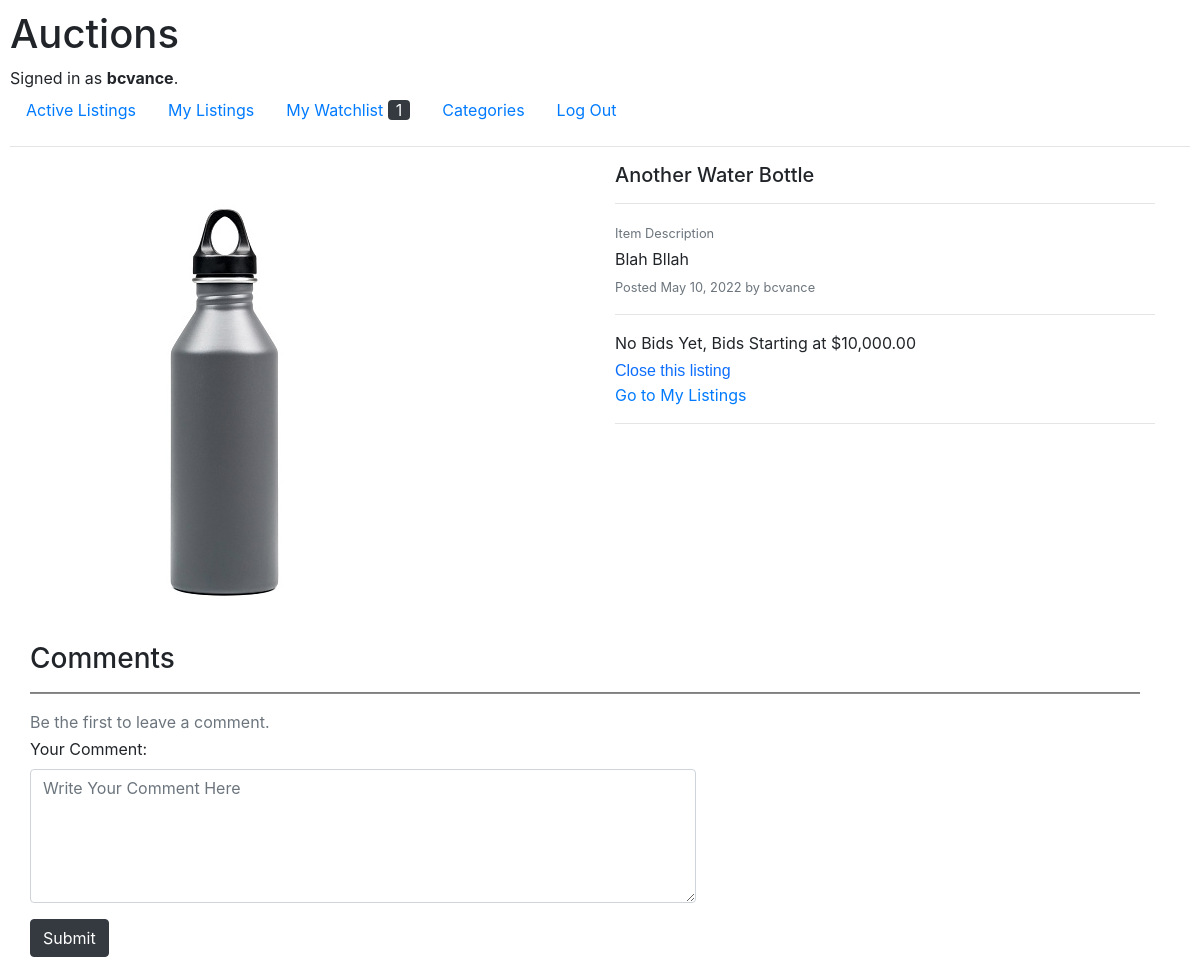
Before: /4 (signed in) with the older database file.
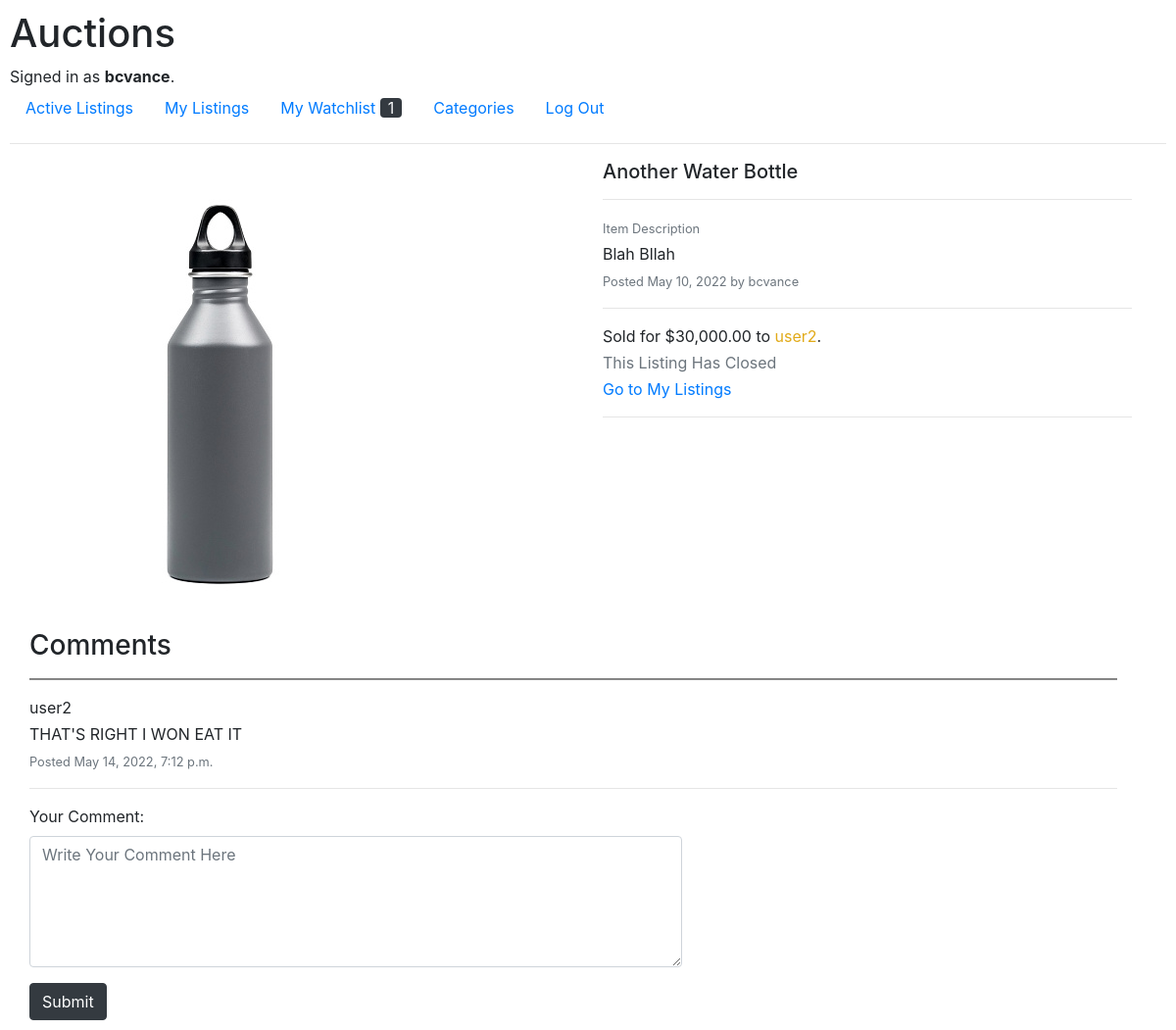
After: the same page with the newer database file.
### auctions/models.py (models this page shows, shortened)
class User(AbstractUser):
    username = models.CharField(max_length=64, unique=True)

class Comment(models.Model):
    comment_date_time = models.DateTimeField(auto_now_add=True)
    content = models.CharField(max_length=500, default="", blank=True, null=True)
    poster = models.ForeignKey(User, on_delete=models.PROTECT, blank=True, null=True)
    listing = models.ForeignKey(Listing, on_delete=models.CASCADE, blank=True, null=True)

### auctions/views.py (the view)
# urls.py: path("<int:item_id>", views.listing, name="listing"),
def listing(request, item_id):
    listing = Listing.objects.filter(id=item_id).first()
    bid_string = str(listing.starting_bid)
    price_formatted = format_price(bid_string)
    watchlist = is_on_watchlist(request, listing)
    highest_bid, highest_bidder = get_highest_bid(item_id)
    highest_bid = format_price(highest_bid)
    comments = list(Comment.objects.filter(listing = Listing.objects.get(id = item_id)))
    comments.reverse()
    watch_items = get_num_watch_items(request)
    return render(request, "auctions/listing.html", context={
        "listing": listing,
        "price_formatted": price_formatted,
        "watchlist": watchlist,
        "highest_bid": highest_bid,
        "highest_bidder": highest_bidder,
        "comments": comments,
        "user_id": request.user.id,
        "watch_items": watch_items
    })

### auctions/utils.py (called while the page is built)
def format_price(bid_string):
    if not bid_string:
        return False
    bid_string = str(bid_string)
    while(True):
        for i in range(len(bid_string)):
            if bid_string[i] == "," or bid_string[i] == ".":
                if i <= 3:
                    return bid_string
                bid_string = bid_string[0:i-3] + "," + bid_string[i-3:]
                break

def is_on_watchlist(request, listing):
    try:
        WatchItem.objects.get(watcher = request.user.id, item = Listing.objects.get(id = listing.id))
        return True
    except ObjectDoesNotExist:
        return False

def get_highest_bid(listing_id):
    highest_bid = Bid.objects.filter(listing = Listing.objects.get(id = listing_id)).last()
    if highest_bid:
        return highest_bid.amount, highest_bid.bidder
    return False, False

def get_num_watch_items(request):
    user_id = request.user.id
    num_items = WatchItem.objects.filter(watcher = User.objects.get(id = user_id)).count()
    return num_items

### auctions/templates/auctions/listing.html (shortened to what the changed rows need)
{% extends "auctions/layout.html" %}
{% block body %}
    <div class="container">
        <div class="row">
            <div class="col listing">
                <h5>{{listing.name}}</h5>
                <hr>
                <p><small class="text-muted">Item Description</small></p>
                <p>{{ listing.desc }}</p>
                <p class="card-text"><small class="text-muted">Posted {{ listing.list_date }} by {{ listing.poster }}</small></p>
                <hr>
                {% if not highest_bid and listing.active %}
                    <p>No Bids Yet, Bids Starting at ${{ price_formatted }}</p>
                {% elif highest_bid and listing.active %}
                    <p>Current Highest Bid: ${{ highest_bid }}</p>
                    {% if user_id == highest_bidder.id %}
                        <p style="color: green;">You are currently the highest bidder.</p>
                    {% endif %}
                {% elif not highest_bid and not listing.active %}
                    <p>Nobody bid on this item :(</p>
                {% elif highest_bid and not listing.active %}
                    <p>Sold for ${{ highest_bid }} to <span class="yellow">{{ highest_bidder }}</span>.</p>
                {% endif %}
                {% if user.is_authenticated %}
                    {% if listing.poster.username == user.username %}
                        {% if listing.active %}
                        <form action="{% url 'close' %}" method="post">
                            <button type="submit" class="text-button">Close this listing</button>
                        </form>
                        {% else %}
                            <p class="text-muted">This Listing Has Closed</p>
                        {% endif %}
                        <p><a href="{% url 'listings' %}" class="bottom-btn">Go to My Listings</a></p>
                    {% endif %}
                {% else %}
                <p><a href="{% url 'login' %}" class="bottom-btn">Login</a> or <a href="{% url 'register' %}" class="bottom-btn">Register</a> to bid on this item.</p>
                {% endif %}
                <hr>
            </div>
        </div>
            <div class="row" style="width: 100%; display: inline-block;">
                <section id="comments">
                    <h3>Comments</h3>
                    <hr style="height: 1px;
                    background-color: #8c8c8c;">
                    {% if not user.is_authenticated %}
                        <p class="text-muted"><a href="{% url 'login' %}">Sign in</a> to leave a comment.</p>
                    {% else %}
                        {% if not comments %}
                        <p class="text-muted">Be the first to leave a comment.</p>
                        {% else %}
                        {% for comment in comments %}
                        <div class="media">
                            <div class="media-body">
                                <p>{{ comment.poster }}</p>
                                <p>
                                    {{ comment.content }}
                                </p>
                                <p class="card-text"><small class="text-muted">Posted {{ comment.comment_date_time }}</small></p>
                            </div>
                        </div>
                        <hr>
                        {% endfor %}
                        {% endif %}
                    <form action="comment" method="post">
                        <div class="form-group">
                        </div>
                        <button type="submit" class="btn btn-dark">Submit</button>
                    </form>
                    {% endif %}
                </section>
            </div>
        </div>
{% endblock %}

Changed rows visible on the page:
changed Listing "Another Water Bottle": active True → False (drawn)
now on this page (row edited): User: username "user2"
added Comment: poster "user2", content "THAT'S RIGHT I WON EAT IT", comment_date_time "May 14, 2022, 7:12 p.m."
Other visible differences:
{{ highest_bid }}: (not shown) → "30,000.00"
{{ price_formatted }}: "10,000.00" → (not shown)
text no longer shown: "No Bids Yet, Bids Starting at $ Close this listing Be the first to leave a comment."
text now shown: "Sold for $ to . This Listing Has Closed"
